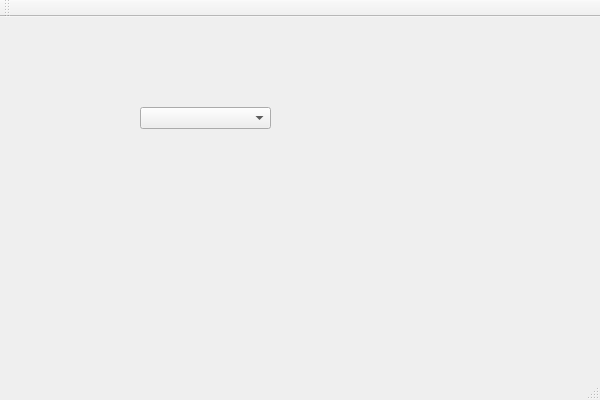
<?xml version="1.0" encoding="UTF-8"?>
<ui version="4.0">
 <class>QComboboxExClass</class>
 <widget class="QMainWindow" name="QComboboxExClass">
  <property name="geometry">
   <rect>
    <x>0</x>
    <y>0</y>
    <width>600</width>
    <height>400</height>
   </rect>
  </property>
  <property name="windowTitle">
   <string>QComboboxEx</string>
  </property>
  <widget class="QWidget" name="centralWidget">
   <widget class="QColorCombobox" name="comboBox">
    <property name="geometry">
     <rect>
      <x>140</x>
      <y>90</y>
      <width>131</width>
      <height>22</height>
     </rect>
    </property>
   </widget>
  </widget>
  <widget class="QMenuBar" name="menuBar">
   <property name="geometry">
    <rect>
     <x>0</x>
     <y>0</y>
     <width>600</width>
     <height>23</height>
    </rect>
   </property>
  </widget>
  <widget class="QToolBar" name="mainToolBar">
   <attribute name="toolBarArea">
    <enum>TopToolBarArea</enum>
   </attribute>
   <attribute name="toolBarBreak">
    <bool>false</bool>
   </attribute>
  </widget>
  <widget class="QStatusBar" name="statusBar"/>
 </widget>
 <layoutdefault spacing="6" margin="11"/>
 <customwidgets>
  <customwidget>
   <class>QColorCombobox</class>
   <extends>QComboBox</extends>
   <header>qcolorcombobox.h</header>
  </customwidget>
 </customwidgets>
 <resources>
  <include location="QComboboxEx.qrc"/>
 </resources>
 <connections/>
</ui>
